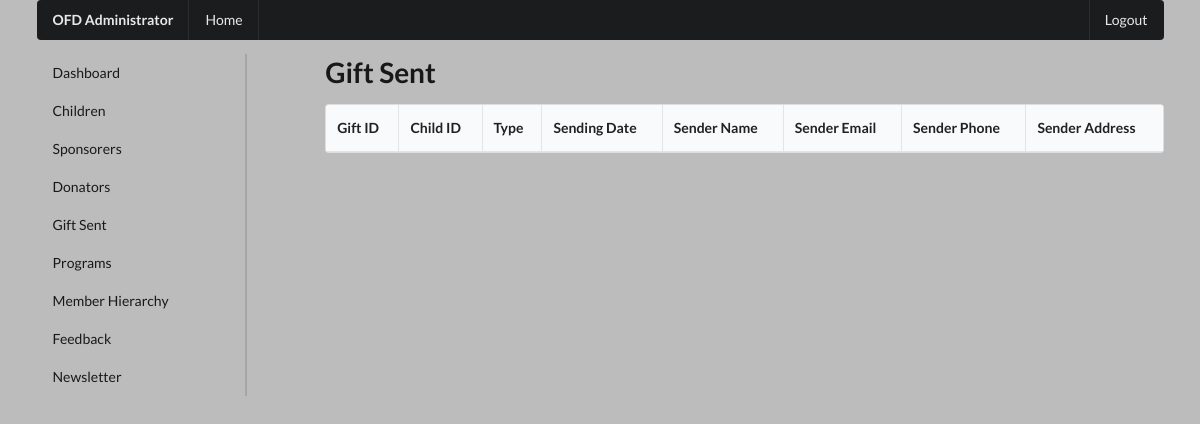
/admin/gift-sent.php (signed in), run on an earlier commit of the app's database.
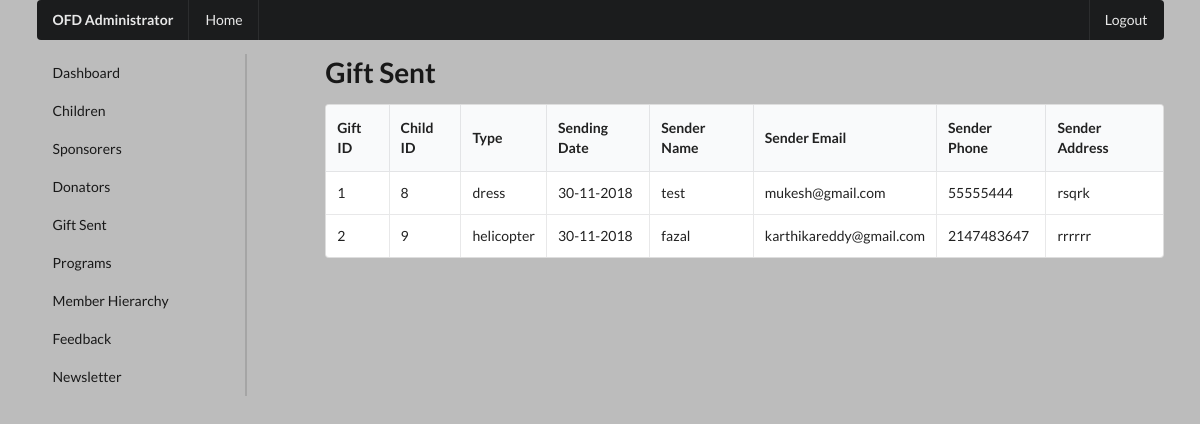
And on a later commit of the database.
### tables this page shows
CREATE TABLE `gift` (
  `gift_id` int(11) NOT NULL,
  `cid` int(50) NOT NULL,
  `gift_type` varchar(20) NOT NULL,
  `sending_date` date NOT NULL,
  `sender_name` varchar(30) NOT NULL,
  `email` varchar(30) NOT NULL,
  `phone` int(20) NOT NULL,
  `sender_address` text NOT NULL
);

### admin/gift-sent.php (the view, shortened to what this page needs)
<?php include './admin_components/admin_header.php' ?>
    <div class="ui container">
        <?php include './admin_components/admin_top-menu.php' ?>
        <div class="ui grid">
            <?php include './admin_components/admin_side-menu.php' ?>
            <div class="twelve wide column">
                <h1>Gift Sent</h1>
                <table class="ui celled table">
                    <thead>
                        <tr>
                            <th>Gift ID</th>
                            <th>Child ID</th>
                            <th>Type</th>
                            <th>Sending Date</th>
                            <th>Sender Name</th>
                            <th>Sender Email</th>
                            <th>Sender Phone</th>
                            <th>Sender Address</th>
                        </tr>
                    </thead>
                    <tbody>
                        <?php
                            $sql = "SELECT * FROM gift";
                            $result = $conn->query($sql);
                            if ($result->num_rows > 0) {
                                while($row = $result->fetch_assoc()) {
                                $unformated = $row['sending_date'];
                                $formateddate = date("d-m-Y", strtotime($unformated));
                        ?>
                        <tr>
                            <td><?php echo $row['gift_id']; ?></td>
                            <td><?php echo $row['cid']; ?></td>
                            <td><?php echo $row['gift_type']; ?></td>
                            <td><?php echo $formateddate; ?></td>
                            <td><?php echo $row['sender_name']; ?></td>
                            <td><?php echo $row['email']; ?></td>
                            <td><?php echo $row['phone']; ?></td>
                            <td><?php echo $row['sender_address']; ?></td>
                        </tr>
                        <?php
                                }
                            }
                        ?>
                    </tbody>
                </table>
            </div>
        </div>
    </div>

What changed in the data, as far as the page shows it:
added gift: gift_id "1", cid "8", gift_type "dress", sending_date "30-11-2018", sender_name "test", email "mukesh@gmail.com", phone "55555444", sender_address "rsqrk"
added gift: gift_id "2", cid "9", gift_type "helicopter", sending_date "30-11-2018", sender_name "fazal", email "karthikareddy@gmail.com", phone "2147483647", sender_address "rrrrrr"
